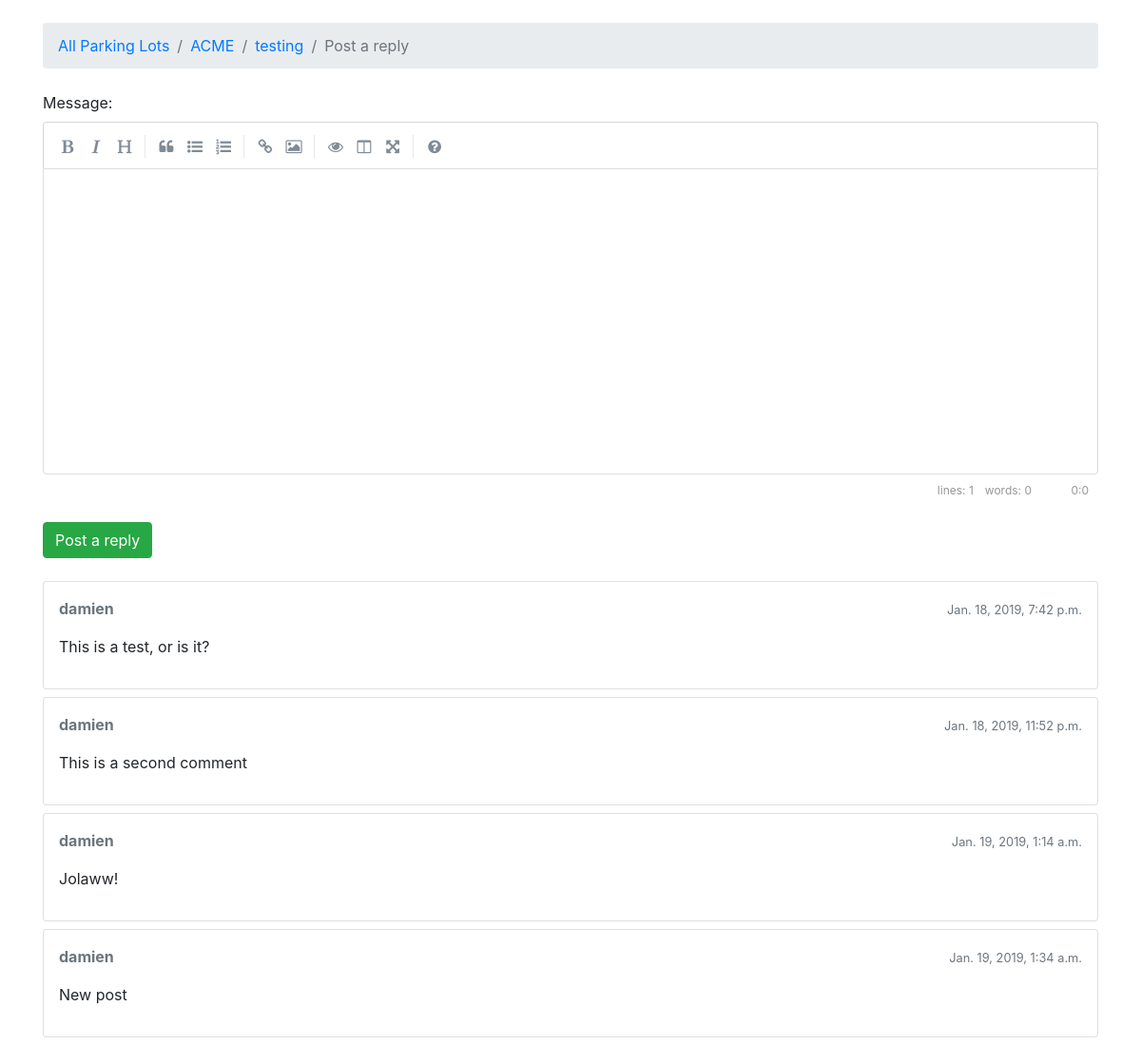
Page /lots/acme/questions/1/post_comment/ on the earlier database version.
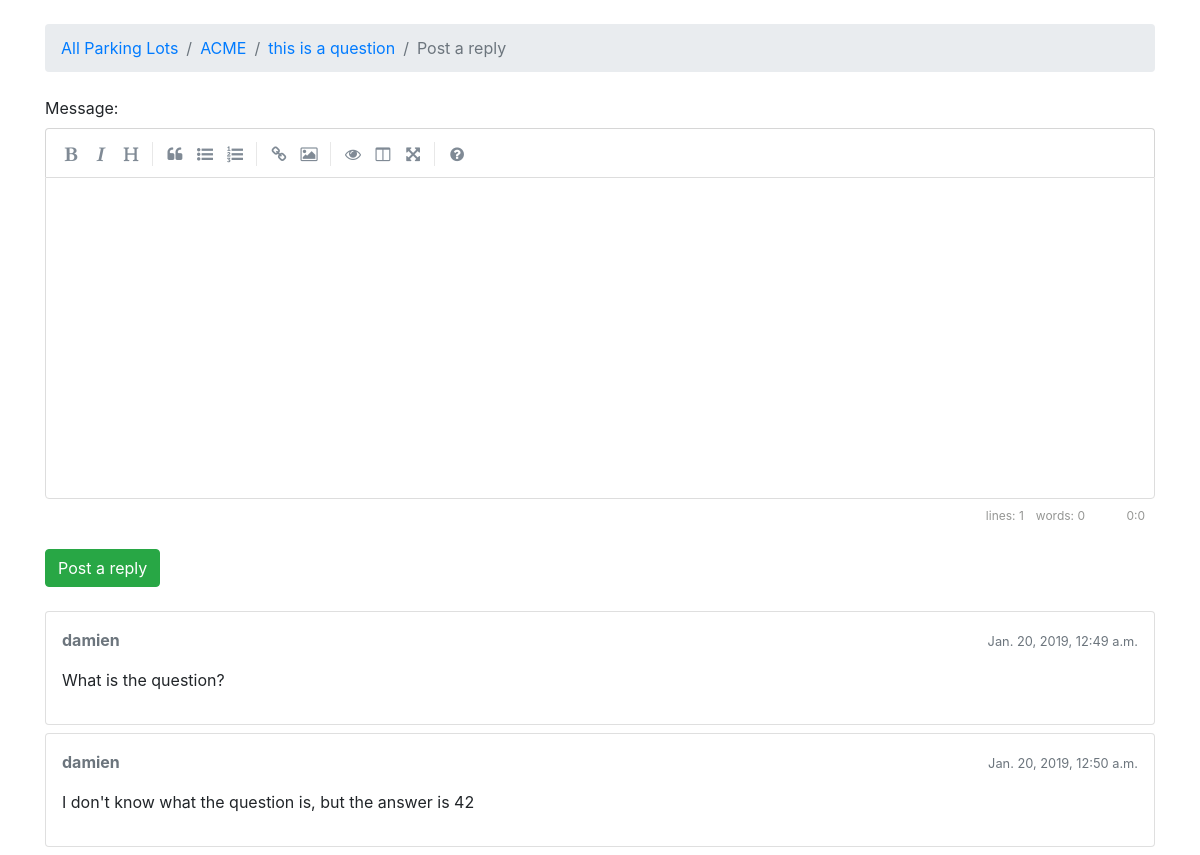
Same page on the later database version.
### lot/models.py (models this page shows, shortened)
class Question(models.Model):
    subject = models.CharField(max_length=255)
    last_updated = models.DateTimeField(auto_now_add=True)
    lot = models.ForeignKey(Lot, related_name='questions',
                            on_delete=models.CASCADE)
    starter = models.ForeignKey(User, related_name='questions',
                                on_delete=models.CASCADE)
    views = models.PositiveIntegerField(default=0)

class Post(models.Model):
    message = models.TextField(max_length=4000)
    question = models.ForeignKey(Question, related_name='posts',
                                 on_delete=models.CASCADE)
    created_at = models.DateTimeField(auto_now_add=True)
    updated_at = models.DateTimeField(null=True)
    created_by = models.ForeignKey(User, related_name='posts',
                                   on_delete=models.CASCADE)
    updated_by = models.ForeignKey(User, null=True, related_name='+',
                                   on_delete=models.CASCADE)
    def get_message_as_markdown(self):
        return mark_safe(markdown(self.message, safe_mode='escape'))

class Lot(models.Model):
    group_name = models.CharField(max_length=30, unique=True)
    description = models.CharField(max_length=100)
    location = models.CharField(max_length=100)
    start_date = models.DateField(null=True)
    end_date = models.DateField(null=True)
    slug = models.SlugField(unique=True)
    timezone = models.CharField(max_length=100, choices=TIMEZONE_CHOICES,
                                default='America/Los_Angeles')

### lot/views.py (the view)
# urls.py: path('lots/<slug:lot_id>/questions/<int:question_pk>/post_comment/',
def post_comment(request, lot_id, question_pk):
    question = get_object_or_404(Question, lot__slug=lot_id, pk=question_pk)
    user = User.objects.first()
    if request.method == 'POST':
        form = PostForm(request.POST)
        if form.is_valid():
            post = form.save(commit=False)
            post.question = question
            post.created_by = user
            post.save()
            question.last_updated = timezone.now()
            question.save()
            return redirect('question_comments', lot_id=lot_id,
                            question_pk=question_pk)
    else:
        form = PostForm()
    return render(request, 'post_comment.html', {'question': question, 'form':
                                                 form})

### templates/post_comment.html (shortened to what this page needs)
{% extends 'base.html' %}
{% load static %}
{% block stylesheet %}
  <link rel="stylesheet" href="{% static 'css/simplemde.min.css' %}">
{% endblock %}
{% block breadcrumb %}
  <li class="breadcrumb-item"><a href="{% url 'list_lots' %}">All Parking Lots</a></li>
  <li class="breadcrumb-item"><a href="{% url 'list_questions' question.lot.slug %}">{{ question.lot.group_name }}</a></li>
  <li class="breadcrumb-item"><a href="{% url 'question_comments' question.lot.slug question.pk %}">{{ question.subject }}</a></li>
  <li class="breadcrumb-item active">Post a reply</li>
{% endblock %}
{% block content %}
  <form method="post" class="mb-4" novalidate>
    {% include 'includes/form.html' %}
    <button type="submit" class="btn btn-success">Post a reply</button>
  </form>
  {% for post in question.posts.all %}
    <div class="card mb-2">
      <div class="card-body p-3">
        <div class="row mb-3">
          <div class="col-6">
            <strong class="text-muted">{{ post.created_by.username }}</strong>
          </div>
          <div class="col-6 text-right">
            <small class="text-muted">{{ post.created_at }}</small>
          </div>
        </div>
        {{ post.get_message_as_markdown }}
      </div>
    </div>
  {% endfor %}
{% endblock %}

Differences in the rows shown:
removed Post: created_by.username "damien", created_at "Jan. 18, 2019, 11:52 p.m.", get_message_as_markdown "This is a second comment"
removed Post: created_by.username "damien", created_at "Jan. 19, 2019, 1:14 a.m.", get_message_as_markdown "Jolaww!"
removed Post: created_by.username "damien", created_at "Jan. 19, 2019, 1:34 a.m.", get_message_as_markdown "New post"
changed Question "ACME": subject "testing" → "this is a question"
changed Post: created_at "Jan. 18, 2019, 7:42 p.m." → "Jan. 20, 2019, 12:49 a.m."; get_message_as_markdown "This is a test, or is it?" → "What is the question?"
now on this page (row edited): Post: created_by.username "damien", created_at "Jan. 20, 2019, 12:50 a.m.", get_message_as_markdown "I don't know what the question is, but the answer is 42"
